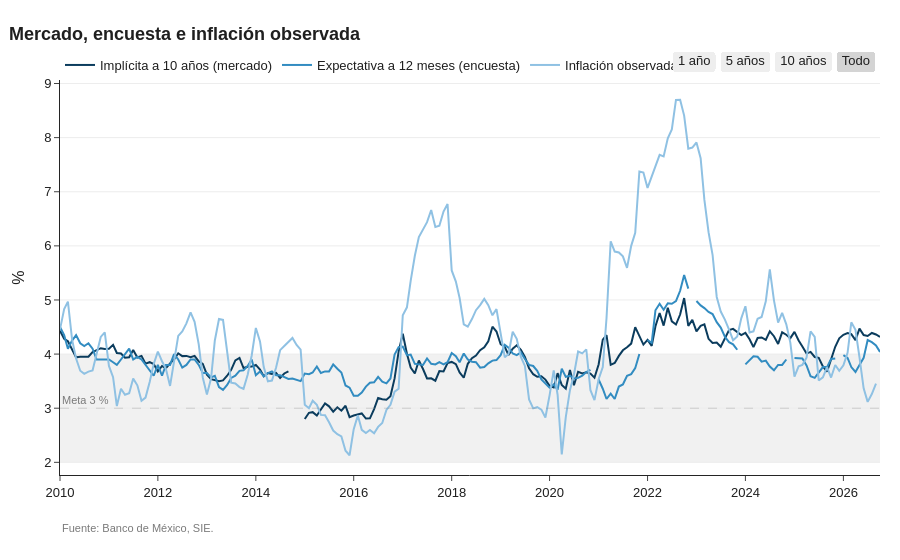

The code cell stored with this chart in its notebook:
### Markdown cell above
### No es una expectativa pura

La implícita incluye una **prima por riesgo inflacionario** (la sube) y una **prima de liquidez** de
los Udibonos (la baja); Banxico la llama *compensación por inflación y riesgo inflacionario*. Además,
los dos títulos de referencia rara vez vencen el mismo día (columnas `plazo_nominal` y `plazo_real`),
y el vector de precios tiene meses sin datos y saltos cuando cambia el título de referencia.

Por eso conviene ponerla junto a lo que responden los especialistas en la encuesta de Banxico.

### Code cell
encuesta = bmx.serie('expectativa_inflacion_12m', INICIO)
observada = sie.variacion_anual(indices['inpc'])

comparacion = pd.DataFrame({
    'Implícita a 10 años (mercado)'  : sie.a_mensual(bei['implicita'], 'promedio'),
    'Expectativa a 12 meses (encuesta)': encuesta,
    'Inflación observada'            : observada,
}).loc['2010':]

sie.graficar(comparacion, 'Mercado, encuesta e inflación observada', unidad='%', meta=True).show()
comparacion.dropna().tail(4).round(2)

### Figure 1 — Plotly figure (JSON) as saved in the notebook; plotly's stock layout.template omitted (floating-point values rounded to 4 significant figures; data arrays with more than 128 entries replaced by an {"elided": "..."} marker saying what was removed)
{"data": [{"hovertemplate": "%{y:,.2f} %<extra>Implícita a 10 años (mercado)</extra>", "line": {"color": "#0B3C5D", "width": 2}, "mode": "lines", "name": "Implícita a 10 años (mercado)", "type": "scatter", "x": {"elided": "202 str values"}, "y": {"elided": "202 float values"}}, {"hovertemplate": "%{y:,.2f} %<extra>Expectativa a 12 meses (encuesta)</extra>", "line": {"color": "#328CC1", "width": 2}, "mode": "lines", "name": "Expectativa a 12 meses (encuesta)", "type": "scatter", "x": {"elided": "202 str values"}, "y": {"elided": "202 float values"}}, {"hovertemplate": "%{y:,.2f} %<extra>Inflación observada</extra>", "line": {"color": "#8FC1E3", "width": 2}, "mode": "lines", "name": "Inflación observada", "type": "scatter", "x": {"elided": "202 str values"}, "y": {"elided": "202 float values"}}], "layout": {"annotations": [{"font": {"color": "#7A7A7A", "size": 11}, "showarrow": false, "text": "Meta 3 %", "x": 0, "xanchor": "left", "xref": "x domain", "y": 3, "yanchor": "bottom", "yref": "y"}, {"font": {"color": "#7A7A7A", "size": 11}, "showarrow": false, "text": "Fuente: Banco de México, SIE.", "x": 0, "xanchor": "left", "xref": "paper", "y": 0, "yanchor": "top", "yref": "paper", "yshift": -45}], "font": {"color": "#1F1F1F", "family": "Arial, sans-serif", "size": 13}, "hovermode": "x unified", "legend": {"orientation": "h", "title": {}, "x": 0, "y": 1.0, "yanchor": "bottom"}, "margin": {"b": 85, "l": 60, "r": 20, "t": 80}, "separators": ".,", "shapes": [{"fillcolor": "#7A7A7A", "layer": "below", "line": {"width": 0}, "opacity": 0.1, "type": "rect", "x0": 0, "x1": 1, "xref": "x domain", "y0": 2, "y1": 4, "yref": "y"}, {"line": {"color": "#7A7A7A", "dash": "dash", "width": 1}, "type": "line", "x0": 0, "x1": 1, "xref": "x domain", "y0": 3, "y1": 3, "yref": "y"}], "showlegend": true, "title": {"text": "<b>Mercado, encuesta e inflación observada</b>", "x": 0.01, "xanchor": "left"}, "xaxis": {"gridcolor": "#EDEDED", "hoverformat": "%d/%m/%Y", "rangeselector": {"buttons": [{"count": 1, "label": "1 año", "step": "year", "stepmode": "backward"}, {"count": 5, "label": "5 años", "step": "year", "stepmode": "backward"}, {"count": 10, "label": "10 años", "step": "year", "stepmode": "backward"}, {"label": "Todo", "step": "all"}], "x": 1, "xanchor": "right", "y": 1.02, "yanchor": "bottom"}, "tickformatstops": [{"dtickrange": [null, 2678400000], "value": "%d/%m/%Y"}, {"dtickrange": [2678400000, 31536000000], "value": "%m/%Y"}, {"dtickrange": [31536000000, null], "value": "%Y"}]}, "yaxis": {"gridcolor": "#EDEDED", "showgrid": true, "title": {"text": "%"}, "zeroline": false}}}
